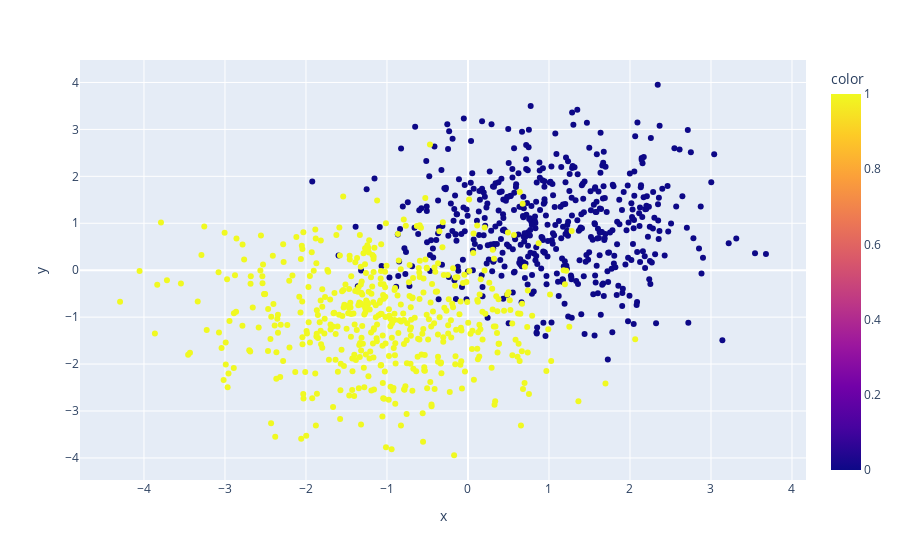

Here is the notebook cell this chart was saved with:
### Code cell
N = 1000
X = np.random.randn(N * 2).reshape(N, 2) - 1
X[:N//2] = X[:N//2] + 2
y = np.array([0] * (N//2) + [1] * (N//2))
# px.histogram(x=X, color=y, barmode='overlay')
px.scatter(x=X[:, 0], y=X[:, 1], color=y)

### Figure 1 — Plotly figure (JSON) as saved in the notebook; plotly's stock layout.template omitted (floating-point values rounded to 4 significant figures; data arrays with more than 128 entries replaced by an {"elided": "..."} marker saying what was removed)
{"data": [{"hovertemplate": "x=%{x}<br>y=%{y}<br>color=%{marker.color}<extra></extra>", "legendgroup": "", "marker": {"color": {"elided": "1000 int values"}, "coloraxis": "coloraxis", "symbol": "circle"}, "mode": "markers", "name": "", "orientation": "v", "showlegend": false, "type": "scatter", "x": {"elided": "1000 float values"}, "xaxis": "x", "y": {"elided": "1000 float values"}, "yaxis": "y"}], "layout": {"coloraxis": {"colorbar": {"title": {"text": "color"}}, "colorscale": [[0, "#0d0887"], [0.1111, "#46039f"], [0.2222, "#7201a8"], [0.3333, "#9c179e"], [0.4444, "#bd3786"], [0.5556, "#d8576b"], [0.6667, "#ed7953"], [0.7778, "#fb9f3a"], [0.8889, "#fdca26"], [1, "#f0f921"]]}, "legend": {"tracegroupgap": 0}, "margin": {"t": 60}, "xaxis": {"anchor": "y", "domain": [0, 1], "title": {"text": "x"}}, "yaxis": {"anchor": "x", "domain": [0, 1], "title": {"text": "y"}}}}
